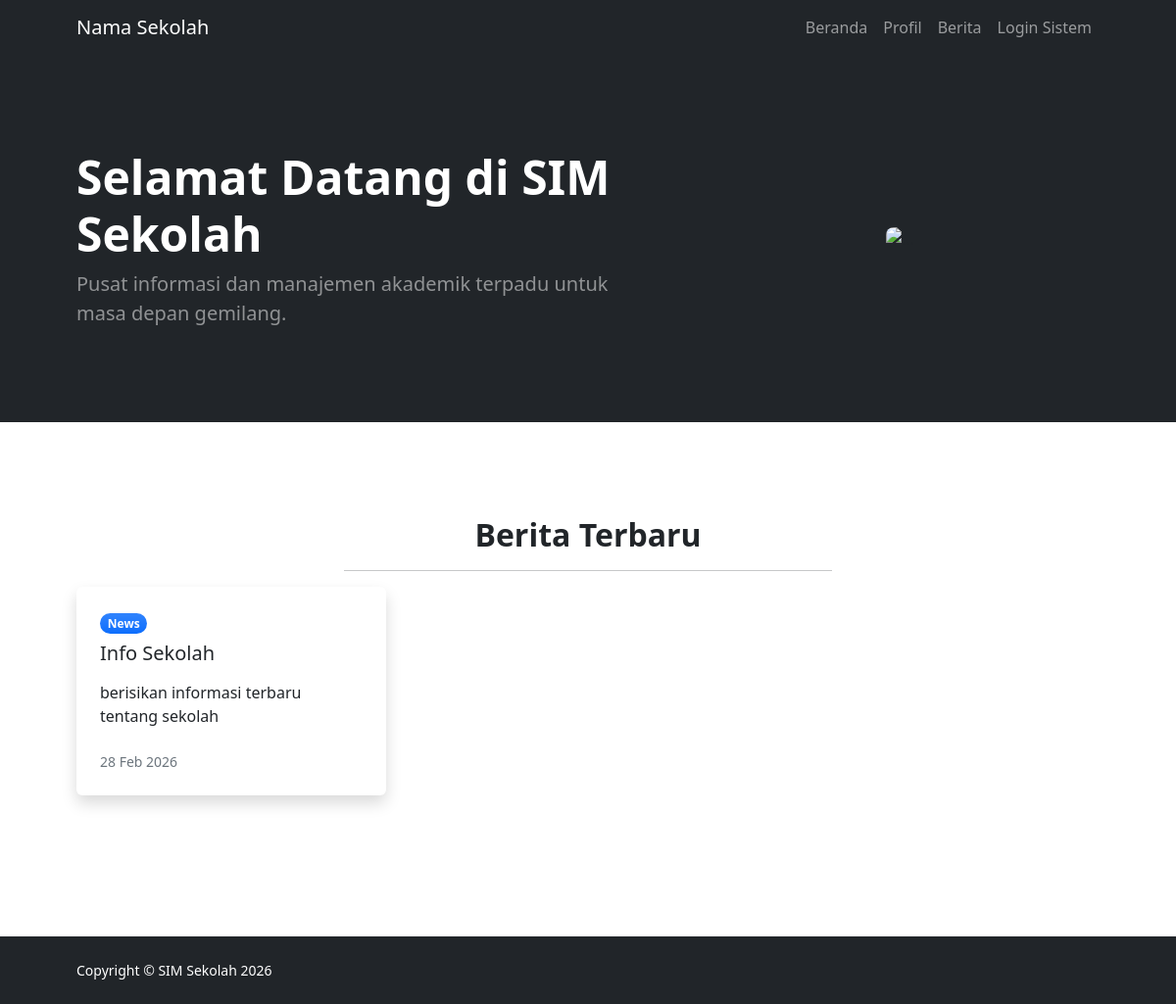
The app's page /website/, older data.
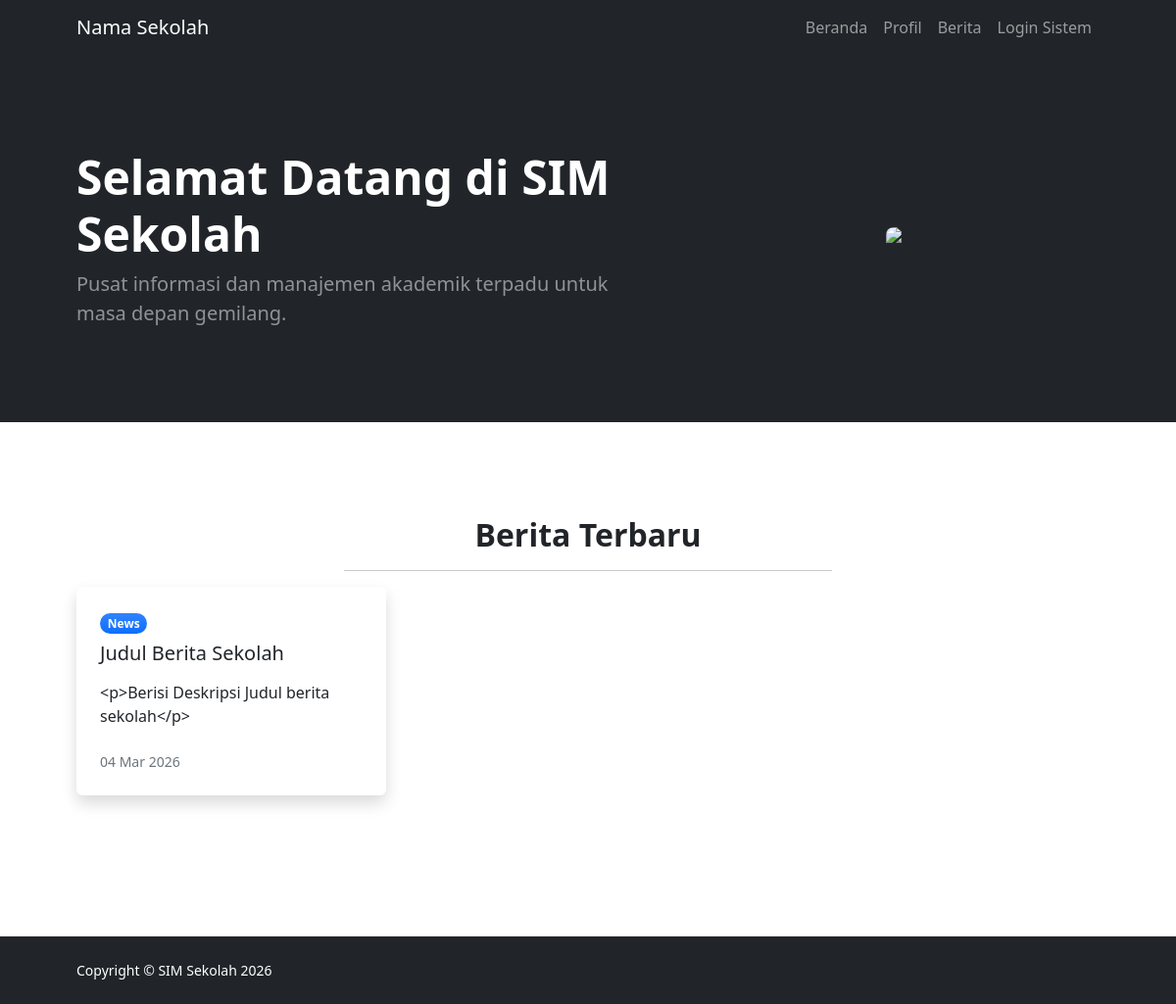
The same page, newer data.
### apps/website/models.py (models this page shows, shortened)
class Post(models.Model):
    title = models.CharField(max_length=200)
    slug = models.SlugField(unique=True, blank=True)
    content = CKEditor5Field('Content', config_name='default')
    published_at = models.DateTimeField()

### apps/website/views.py (the view)
# urls.py: 2. Add a URL to urlpatterns:  path('', views.home, name='home')
def home(request):
    recent_posts = Post.objects.filter(published_at__isnull=False).order_by('-published_at')[:3]
    return render(request, 'website/index.html', {'posts': recent_posts})

### templates/website/index.html
{% extends 'website/base.html' %}
{% load static %}
{% block content %}
<header class="bg-dark py-5">
    <div class="container px-5">
        <div class="row gx-5 align-items-center justify-content-center">
            <div class="col-lg-8 col-xl-7 col-xxl-6">
                <div class="my-5 text-center text-xl-start">
                    <h1 class="display-5 fw-bolder text-white mb-2">Selamat Datang di SIM Sekolah</h1>
                    <p class="lead fw-normal text-white-50 mb-4">Pusat informasi dan manajemen akademik terpadu untuk masa depan gemilang.</p>
                </div>
            </div>
            <div class="col-xl-5 col-xxl-6 d-none d-xl-block text-center">
                <img class="img-fluid rounded-3 my-5" src="{% static 'website/assets/hero.jpg' %}" alt="..." />
            </div>
        </div>
    </div>
</header>
<section class="py-5">
    <div class="container px-5 my-5">
        <div class="row gx-5 justify-content-center">
            <div class="col-lg-8 col-xl-6">
                <div class="text-center">
                    <h2 class="fw-bolder">Berita Terbaru</h2>
                    <hr>
                </div>
            </div>
        </div>
        <div class="row gx-5">
            {% for post in posts %}
            <div class="col-lg-4 mb-5">
                <div class="card h-100 shadow border-0">
                    <div class="card-body p-4">
                        <div class="badge bg-primary bg-gradient rounded-pill mb-2">News</div>
                        <a class="text-decoration-none link-dark stretched-link" href="{% url 'website:post_detail' post.slug %}">
                            <h5 class="card-title mb-3">{{ post.title }}</h5>
                        </a>
                        <p class="card-text mb-0">{{ post.content|truncatewords:20 }}</p>
                    </div>
                    <div class="card-footer p-4 pt-0 bg-transparent border-top-0">
                        <div class="small text-muted">{{ post.published_at|date:"d M Y" }}</div>
                    </div>
                </div>
            </div>
            {% endfor %}
        </div>
    </div>
</section>
{% endblock %}

### templates/website/base.html (shortened to what this page needs)
{% load static %}
<!DOCTYPE html>
<html lang="id">
    <head>
        <link href="https://cdn.jsdelivr.net/npm/bootstrap-icons@1.5.0/font/bootstrap-icons.css" rel="stylesheet" />
        <link href="{% static 'website/css/styles.css' %}" rel="stylesheet" />
    </head>
    <body class="d-flex flex-column h-100">
        <main class="flex-shrink-0">
            <nav class="navbar navbar-expand-lg navbar-dark bg-dark">
                <div class="container px-5">
                    <a class="navbar-brand" href="{% url 'website:home' %}">Nama Sekolah</a>
                    <div class="collapse navbar-collapse" id="navbarSupportedContent">
                        <ul class="navbar-nav ms-auto mb-2 mb-lg-0">
                            <li class="nav-item"><a class="nav-link" href="{% url 'website:home' %}">Beranda</a></li>
                            <li class="nav-item"><a class="nav-link" href="/page/profil-sekolah">Profil</a></li>
                            <li class="nav-item"><a class="nav-link" href="{% url 'website:blog_list' %}">Berita</a></li>
                            <li class="nav-item"><a class="nav-link" href="{% url 'login' %}">Login Sistem</a></li>
                        </ul>
                    </div>
                </div>
            </nav>
            {% block content %}
            {% endblock %}
        </main>
        <footer class="bg-dark py-4 mt-auto">
            <div class="container px-5">
                <div class="row align-items-center justify-content-between flex-column flex-sm-row">
                    <div class="col-auto"><div class="small m-0 text-white">Copyright &copy; SIM Sekolah 2026</div></div>
                </div>
            </div>
        </footer>
    </body>
</html>

Row changes from the older to the newer data that the page shows:
removed Post: title "Info Sekolah", content "berisikan informasi terbaru tentang sekolah", published_at "28 Feb 2026"
added Post: title "Judul Berita Sekolah", content "<p>Berisi Deskripsi Judul berita sekolah</p>", published_at "04 Mar 2026"
